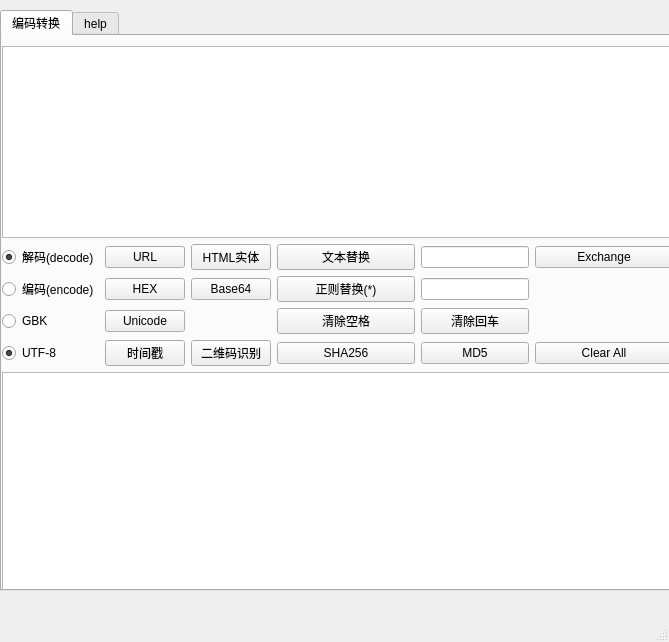
<?xml version="1.0" encoding="UTF-8"?>
<ui version="4.0">
 <class>MainWindow</class>
 <widget class="QMainWindow" name="MainWindow">
  <property name="enabled">
   <bool>true</bool>
  </property>
  <property name="geometry">
   <rect>
    <x>0</x>
    <y>0</y>
    <width>669</width>
    <height>642</height>
   </rect>
  </property>
  <property name="sizePolicy">
   <sizepolicy hsizetype="MinimumExpanding" vsizetype="MinimumExpanding">
    <horstretch>0</horstretch>
    <verstretch>0</verstretch>
   </sizepolicy>
  </property>
  <property name="mouseTracking">
   <bool>true</bool>
  </property>
  <property name="windowTitle">
   <string>编码小工具</string>
  </property>
  <widget class="QWidget" name="centralwidget">
   <widget class="QTabWidget" name="help_tab">
    <property name="geometry">
     <rect>
      <x>0</x>
      <y>10</y>
      <width>671</width>
      <height>581</height>
     </rect>
    </property>
    <property name="sizePolicy">
     <sizepolicy hsizetype="MinimumExpanding" vsizetype="MinimumExpanding">
      <horstretch>0</horstretch>
      <verstretch>0</verstretch>
     </sizepolicy>
    </property>
    <property name="currentIndex">
     <number>0</number>
    </property>
    <widget class="QWidget" name="codingConvert_tab">
     <property name="sizePolicy">
      <sizepolicy hsizetype="Expanding" vsizetype="Expanding">
       <horstretch>0</horstretch>
       <verstretch>0</verstretch>
      </sizepolicy>
     </property>
     <attribute name="title">
      <string>编码转换</string>
     </attribute>
     <widget class="QWidget" name="layoutWidget">
      <property name="geometry">
       <rect>
        <x>0</x>
        <y>10</y>
        <width>671</width>
        <height>644</height>
       </rect>
      </property>
      <layout class="QVBoxLayout" name="verticalLayout">
       <property name="sizeConstraint">
        <enum>QLayout::SetMaximumSize</enum>
       </property>
       <property name="leftMargin">
        <number>0</number>
       </property>
       <property name="bottomMargin">
        <number>0</number>
       </property>
       <item>
        <widget class="QPlainTextEdit" name="inputText">
         <property name="sizePolicy">
          <sizepolicy hsizetype="Expanding" vsizetype="Minimum">
           <horstretch>0</horstretch>
           <verstretch>0</verstretch>
          </sizepolicy>
         </property>
        </widget>
       </item>
       <item>
        <layout class="QGridLayout" name="gridLayout">
         <property name="sizeConstraint">
          <enum>QLayout::SetMinimumSize</enum>
         </property>
         <item row="1" column="1">
          <widget class="QPushButton" name="hex_btn">
           <property name="sizePolicy">
            <sizepolicy hsizetype="Minimum" vsizetype="Fixed">
             <horstretch>0</horstretch>
             <verstretch>0</verstretch>
            </sizepolicy>
           </property>
           <property name="text">
            <string>HEX</string>
           </property>
          </widget>
         </item>
         <item row="0" column="2">
          <widget class="QPushButton" name="html_btn">
           <property name="sizePolicy">
            <sizepolicy hsizetype="Minimum" vsizetype="Fixed">
             <horstretch>0</horstretch>
             <verstretch>0</verstretch>
            </sizepolicy>
           </property>
           <property name="text">
            <string>HTML实体</string>
           </property>
          </widget>
         </item>
         <item row="0" column="5">
          <widget class="QLineEdit" name="str2_lineEdit">
           <property name="sizePolicy">
            <sizepolicy hsizetype="Minimum" vsizetype="Fixed">
             <horstretch>0</horstretch>
             <verstretch>0</verstretch>
            </sizepolicy>
           </property>
          </widget>
         </item>
         <item row="3" column="5">
          <widget class="QPushButton" name="removeReturn_btn">
           <property name="text">
            <string>清除回车</string>
           </property>
          </widget>
         </item>
         <item row="0" column="1">
          <widget class="QPushButton" name="url_btn">
           <property name="sizePolicy">
            <sizepolicy hsizetype="Minimum" vsizetype="Fixed">
             <horstretch>0</horstretch>
             <verstretch>0</verstretch>
            </sizepolicy>
           </property>
           <property name="text">
            <string>URL</string>
           </property>
          </widget>
         </item>
         <item row="3" column="1">
          <widget class="QPushButton" name="unicode_btn">
           <property name="sizePolicy">
            <sizepolicy hsizetype="Minimum" vsizetype="Fixed">
             <horstretch>0</horstretch>
             <verstretch>0</verstretch>
            </sizepolicy>
           </property>
           <property name="text">
            <string>Unicode</string>
           </property>
          </widget>
         </item>
         <item row="6" column="0">
          <widget class="QRadioButton" name="utf8_rbtn">
           <property name="text">
            <string>UTF-8</string>
           </property>
           <property name="checked">
            <bool>true</bool>
           </property>
           <property name="autoRepeat">
            <bool>true</bool>
           </property>
           <attribute name="buttonGroup">
            <string notr="true">code_buttonGroup</string>
           </attribute>
          </widget>
         </item>
         <item row="6" column="2">
          <widget class="QPushButton" name="qr_btn">
           <property name="sizePolicy">
            <sizepolicy hsizetype="Maximum" vsizetype="Fixed">
             <horstretch>0</horstretch>
             <verstretch>0</verstretch>
            </sizepolicy>
           </property>
           <property name="text">
            <string>二维码识别</string>
           </property>
          </widget>
         </item>
         <item row="1" column="3">
          <widget class="QPushButton" name="regex_btn">
           <property name="sizePolicy">
            <sizepolicy hsizetype="Minimum" vsizetype="Fixed">
             <horstretch>0</horstretch>
             <verstretch>0</verstretch>
            </sizepolicy>
           </property>
           <property name="text">
            <string>正则替换(*)</string>
           </property>
          </widget>
         </item>
         <item row="3" column="3">
          <widget class="QPushButton" name="removeSpace_btn">
           <property name="text">
            <string>清除空格</string>
           </property>
          </widget>
         </item>
         <item row="6" column="3">
          <widget class="QPushButton" name="sha256_btn">
           <property name="sizePolicy">
            <sizepolicy hsizetype="Minimum" vsizetype="Fixed">
             <horstretch>0</horstretch>
             <verstretch>0</verstretch>
            </sizepolicy>
           </property>
           <property name="text">
            <string>SHA256</string>
           </property>
          </widget>
         </item>
         <item row="6" column="5">
          <widget class="QPushButton" name="md5_btn">
           <property name="text">
            <string>MD5</string>
           </property>
          </widget>
         </item>
         <item row="0" column="3">
          <widget class="QPushButton" name="replace_btn">
           <property name="sizePolicy">
            <sizepolicy hsizetype="Minimum" vsizetype="Fixed">
             <horstretch>0</horstretch>
             <verstretch>0</verstretch>
            </sizepolicy>
           </property>
           <property name="layoutDirection">
            <enum>Qt::LeftToRight</enum>
           </property>
           <property name="text">
            <string>文本替换</string>
           </property>
          </widget>
         </item>
         <item row="3" column="0">
          <widget class="QRadioButton" name="gbk_rbtm">
           <property name="text">
            <string>GBK</string>
           </property>
           <attribute name="buttonGroup">
            <string notr="true">code_buttonGroup</string>
           </attribute>
          </widget>
         </item>
         <item row="6" column="1">
          <widget class="QPushButton" name="timestamp_btn">
           <property name="sizePolicy">
            <sizepolicy hsizetype="Maximum" vsizetype="Fixed">
             <horstretch>0</horstretch>
             <verstretch>0</verstretch>
            </sizepolicy>
           </property>
           <property name="text">
            <string>时间戳</string>
           </property>
          </widget>
         </item>
         <item row="0" column="0">
          <widget class="QRadioButton" name="decode_rbtn">
           <property name="sizePolicy">
            <sizepolicy hsizetype="Maximum" vsizetype="Fixed">
             <horstretch>0</horstretch>
             <verstretch>0</verstretch>
            </sizepolicy>
           </property>
           <property name="text">
            <string>解码(decode)</string>
           </property>
           <property name="checkable">
            <bool>true</bool>
           </property>
           <property name="checked">
            <bool>true</bool>
           </property>
           <attribute name="buttonGroup">
            <string notr="true">encode_buttonGroup</string>
           </attribute>
          </widget>
         </item>
         <item row="1" column="0">
          <widget class="QRadioButton" name="encode_rbtn">
           <property name="text">
            <string>编码(encode)</string>
           </property>
           <property name="checkable">
            <bool>true</bool>
           </property>
           <property name="checked">
            <bool>false</bool>
           </property>
           <attribute name="buttonGroup">
            <string notr="true">encode_buttonGroup</string>
           </attribute>
          </widget>
         </item>
         <item row="1" column="2">
          <widget class="QPushButton" name="base64_btn">
           <property name="sizePolicy">
            <sizepolicy hsizetype="Minimum" vsizetype="Fixed">
             <horstretch>0</horstretch>
             <verstretch>0</verstretch>
            </sizepolicy>
           </property>
           <property name="text">
            <string>Base64</string>
           </property>
          </widget>
         </item>
         <item row="1" column="5">
          <widget class="QLineEdit" name="str1_lineEdit">
           <property name="sizePolicy">
            <sizepolicy hsizetype="Fixed" vsizetype="Fixed">
             <horstretch>0</horstretch>
             <verstretch>0</verstretch>
            </sizepolicy>
           </property>
           <property name="maxLength">
            <number>12</number>
           </property>
          </widget>
         </item>
         <item row="0" column="7">
          <widget class="QPushButton" name="exchange_btn">
           <property name="text">
            <string>Exchange</string>
           </property>
          </widget>
         </item>
         <item row="6" column="7">
          <widget class="QPushButton" name="clear_btn">
           <property name="text">
            <string>Clear All</string>
           </property>
          </widget>
         </item>
        </layout>
       </item>
       <item>
        <widget class="QPlainTextEdit" name="outputText">
         <property name="sizePolicy">
          <sizepolicy hsizetype="Minimum" vsizetype="Expanding">
           <horstretch>0</horstretch>
           <verstretch>0</verstretch>
          </sizepolicy>
         </property>
        </widget>
       </item>
      </layout>
     </widget>
    </widget>
    <widget class="QWidget" name="tab">
     <attribute name="title">
      <string>help</string>
     </attribute>
     <widget class="QPlainTextEdit" name="plainTextEdit">
      <property name="geometry">
       <rect>
        <x>0</x>
        <y>0</y>
        <width>891</width>
        <height>501</height>
       </rect>
      </property>
      <property name="plainText">
       <string>支持的字符集：GBK、UTF-8
支持编码方式：URL、Base64、Hex、时间戳转换、HTML实体字符（待完善）
支持的文本操作：文本替换、正则替换(待开发)、清空空格、清空回车


Hex：
&gt; 注意：编码格式需要用空格隔开
31 32 33             --Hex解码--&gt;        123
123                      --Hex编码--&gt;       31 32 33


Unicode转换：
\u0031\u0032\u0033        --Unicode解码--&gt;       123
123                                      --Unicode编码--&gt;        \u0031\u0032\u0033 


时间戳转换：
1544122322                         --解码--&gt;        2018-12-07 02:52:02
2018-12-07 02:52:02          --编码--&gt;        1544122322


二维码识别、md5校验、sha256校验，直接拖拽文件即可

</string>
      </property>
     </widget>
    </widget>
   </widget>
  </widget>
  <widget class="QStatusBar" name="statusbar"/>
  <action name="actionArch">
   <property name="text">
    <string>Ar3hang1</string>
   </property>
  </action>
 </widget>
 <resources/>
 <connections/>
 <buttongroups>
  <buttongroup name="encode_buttonGroup"/>
  <buttongroup name="code_buttonGroup"/>
 </buttongroups>
</ui>
